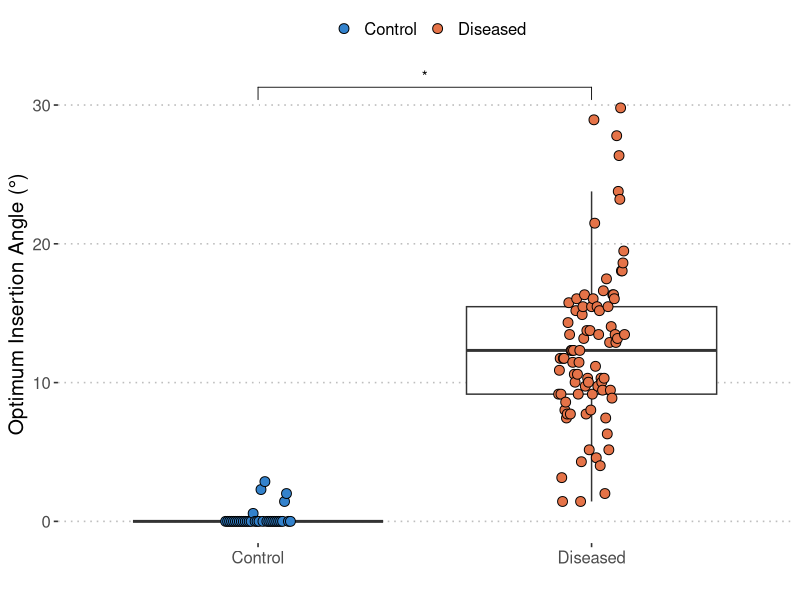
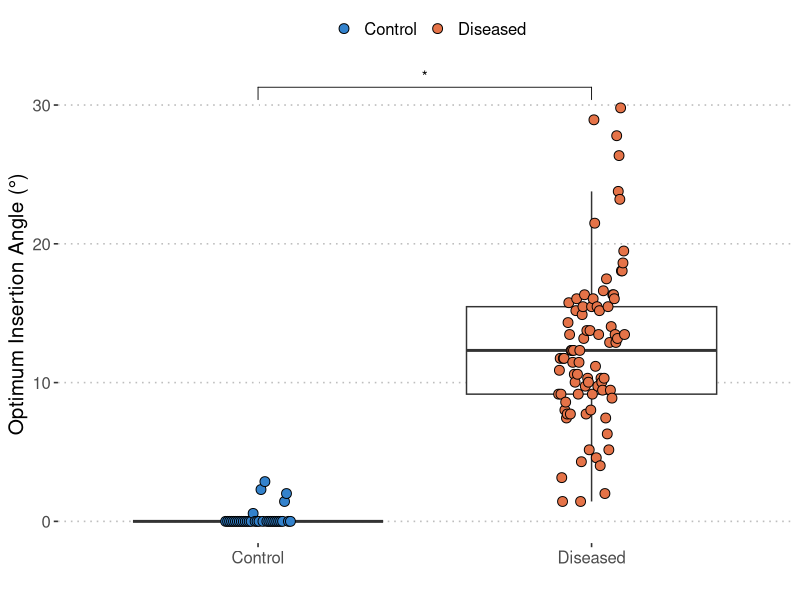

The R script that drew these images, in order:
library(dplyr)
library(ggplot2)
library(ggpubr)
library(readxl)

d = read_xlsx(path = "IAT Measurements at 90.xlsx")

d$group = factor(d$group, levels = c("Control", "Diseased"))

plt1 = ggplot(data = d, aes(x = group, y = optimum_insertion_angle)) +
  geom_boxplot(outlier.shape = NA) + 
  geom_point(aes(fill = group), color = "black", shape = 21, size = 3,  
             position = position_dodge2(0.2)) +
  scale_fill_manual(values = c("#3382CC", "#E57348")) + 
  labs(fill = "") + 
  xlab("") + 
  ylab("Optimum Insertion Angle (°)") + 
  stat_compare_means(method = "t.test", 
                     comparisons = list(c("Diseased", "Control")),
                     symnum.args = list(cutpoints = c(0, 0.05, Inf), 
                                        symbols = c("*", "NS"))) +
  theme_pubclean() + 
  theme(text = element_text(size = 15), legend.position = "top"); plt1

ggsave(filename = "../../figures/insertion_angle.png", plot = plt1, device = "png",
       dpi = 1200, width = 3.5, height = 5)
